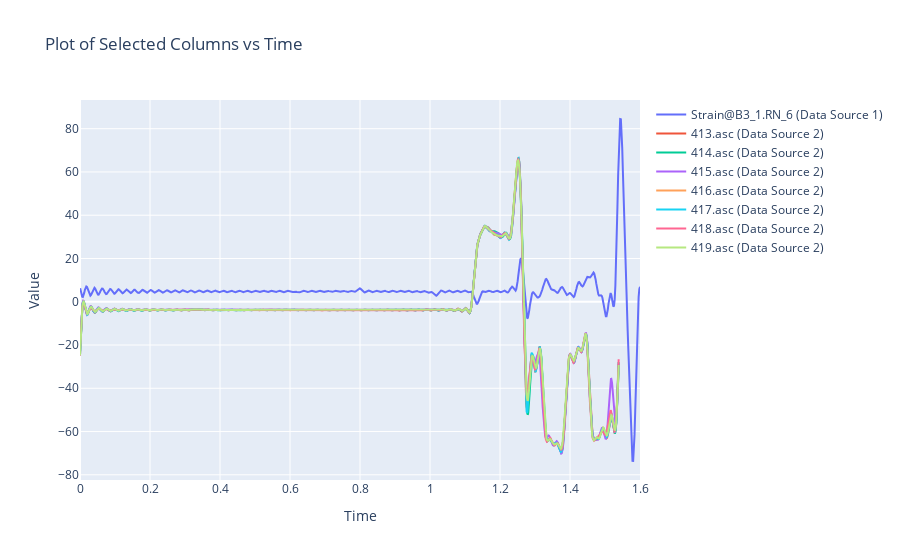

Notebook code for this chart:
### Code cell
import mod as dp
import plotly.graph_objs as go

# Define paths
path1 = r"C:\OneDrive\Articles\10.Working\[D21][20211009]ContactMechanics\MBD.jl\plots\adams2\MR_door (run 29)_out2.csv"
path2 = r"C:\OneDrive\Articles\10.Working\[D21][20211009]ContactMechanics\MBD.jl\plots\adams2\6\GFO_MR U3_export.csv"

# Load data
df1, df2 = dp.load_data(path1, path2)

# Define parameters
selected_columns1 = ['Strain@B3_1.RN_6']
start_time1 = 98.4
end_time1 = 100
selected_columns2 = ['413.asc','414.asc','415.asc','416.asc','417.asc','418.asc','419.asc']  # Replace with actual column names
start_time2 = 0
end_time2 = 2
data_amount = 8
smoothing_method = 'Fourier Filter'
window_sizes1 = [70]*9
window_sizes2 = [70]*9

# Filter data
filtered_df1, filtered_df2, selected_columns1, selected_columns2 = dp.filter_data(df1, df2, start_time1, end_time1, start_time2, end_time2, selected_columns1, selected_columns2, data_amount)
#print(filtered_df1)
# Apply scaling
filtered_df1 = dp.apply_scaling(filtered_df1, selected_columns1)
#print(filtered_df1)
# Apply smoothing
filtered_df1, filtered_df2 = dp.apply_smoothing(filtered_df1, filtered_df2, selected_columns1, selected_columns2, smoothing_method, window_sizes1, window_sizes2)

# Create figure
fig = dp.create_figure(filtered_df1, filtered_df2, selected_columns1, selected_columns2, start_time1)

# Show the figure (or save it)
fig.show()  # Or use fig.write_image("output.png") to save the figure as an image

### Figure 1 — Plotly figure (JSON) as saved in the notebook; plotly's stock layout.template omitted (floating-point values rounded to 4 significant figures; data arrays with more than 128 entries replaced by an {"elided": "..."} marker saying what was removed)
{"data": [{"mode": "lines", "name": "Strain@B3_1.RN_6 (Data Source 1)", "type": "scatter", "visible": true, "x": {"elided": "820 float values"}, "y": {"elided": "820 float values"}}, {"mode": "lines", "name": "413.asc (Data Source 2)", "type": "scatter", "x": {"elided": "1540 float values"}, "y": {"elided": "1540 float values"}}, {"mode": "lines", "name": "414.asc (Data Source 2)", "type": "scatter", "x": {"elided": "1540 float values"}, "y": {"elided": "1540 float values"}}, {"mode": "lines", "name": "415.asc (Data Source 2)", "type": "scatter", "x": {"elided": "1540 float values"}, "y": {"elided": "1540 float values"}}, {"mode": "lines", "name": "416.asc (Data Source 2)", "type": "scatter", "x": {"elided": "1540 float values"}, "y": {"elided": "1540 null values"}}, {"mode": "lines", "name": "417.asc (Data Source 2)", "type": "scatter", "x": {"elided": "1540 float values"}, "y": {"elided": "1540 float values"}}, {"mode": "lines", "name": "418.asc (Data Source 2)", "type": "scatter", "x": {"elided": "1540 float values"}, "y": {"elided": "1540 float values"}}, {"mode": "lines", "name": "419.asc (Data Source 2)", "type": "scatter", "x": {"elided": "1540 float values"}, "y": {"elided": "1540 float values"}}], "layout": {"autosize": true, "title": {"text": "Plot of Selected Columns vs Time"}, "xaxis": {"autorange": true, "range": [0, 1.6], "title": {"text": "Time"}, "type": "linear"}, "yaxis": {"autorange": true, "range": [-82.4, 93.27], "title": {"text": "Value"}, "type": "linear"}}}
